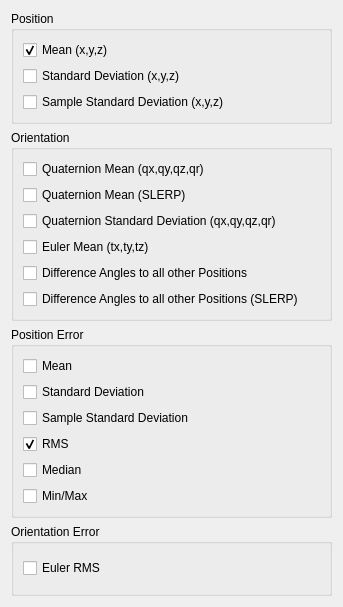
         <widget class="QWidget" name="toolBoxPage1">
          <property name="geometry">
           <rect>
            <x>0</x>
            <y>0</y>
            <width>343</width>
            <height>607</height>
           </rect>
          </property>
          <attribute name="label">
           <string>Output per data set</string>
          </attribute>
          <layout class="QVBoxLayout" name="verticalLayout_17">
           <item>
            <widget class="QGroupBox" name="groupBox">
             <property name="title">
              <string>Position</string>
             </property>
             <layout class="QVBoxLayout" name="verticalLayout_14">
              <item>
               <widget class="QCheckBox" name="m_settingPosMean">
                <property name="text">
                 <string>Mean (x,y,z)</string>
                </property>
                <property name="checked">
                 <bool>true</bool>
                </property>
               </widget>
              </item>
              <item>
               <widget class="QCheckBox" name="m_settingPosStabw">
                <property name="text">
                 <string>Standard Deviation (x,y,z)</string>
                </property>
               </widget>
              </item>
              <item>
               <widget class="QCheckBox" name="m_settingPosSampleStabw">
                <property name="text">
                 <string>Sample Standard Deviation (x,y,z)</string>
                </property>
               </widget>
              </item>
             </layout>
            </widget>
           </item>
           <item>
            <widget class="QGroupBox" name="groupBox_6">
             <property name="title">
              <string>Orientation</string>
             </property>
             <layout class="QVBoxLayout" name="verticalLayout_3">
              <item>
               <widget class="QCheckBox" name="m_settingQuaternionMean">
                <property name="text">
                 <string>Quaternion Mean (qx,qy,qz,qr)</string>
                </property>
               </widget>
              </item>
              <item>
               <widget class="QCheckBox" name="m_QuaternionMeanSlerp">
                <property name="text">
                 <string>Quaternion Mean (SLERP)</string>
                </property>
               </widget>
              </item>
              <item>
               <widget class="QCheckBox" name="m_settionQuaternionStabw">
                <property name="text">
                 <string>Quaternion Standard Deviation (qx,qy,qz,qr)</string>
                </property>
               </widget>
              </item>
              <item>
               <widget class="QCheckBox" name="m_settingEulerMean">
                <property name="text">
                 <string>Euler Mean (tx,ty,tz)</string>
                </property>
               </widget>
              </item>
              <item>
               <widget class="QCheckBox" name="m_settingDifferenceAngles">
                <property name="text">
                 <string>Difference Angles to all other Positions</string>
                </property>
               </widget>
              </item>
              <item>
               <widget class="QCheckBox" name="m_DifferencesSLERP">
                <property name="text">
                 <string>Difference Angles to all other Positions (SLERP)</string>
                </property>
               </widget>
              </item>
             </layout>
            </widget>
           </item>
           <item>
            <widget class="QGroupBox" name="groupBox_7">
             <property name="title">
              <string>Position Error</string>
             </property>
             <layout class="QVBoxLayout" name="verticalLayout_15">
              <item>
               <widget class="QCheckBox" name="m_settingPosErrorMean">
                <property name="text">
                 <string>Mean</string>
                </property>
               </widget>
              </item>
              <item>
               <widget class="QCheckBox" name="m_settingPosErrorStabw">
                <property name="text">
                 <string>Standard Deviation</string>
                </property>
               </widget>
              </item>
              <item>
               <widget class="QCheckBox" name="m_settingPosErrorSampleStabw">
                <property name="text">
                 <string>Sample Standard Deviation</string>
                </property>
               </widget>
              </item>
              <item>
               <widget class="QCheckBox" name="m_settingPosErrorRMS">
                <property name="text">
                 <string>RMS</string>
                </property>
                <property name="checked">
                 <bool>true</bool>
                </property>
               </widget>
              </item>
              <item>
               <widget class="QCheckBox" name="m_settingPosErrorMedian">
                <property name="text">
                 <string>Median</string>
                </property>
               </widget>
              </item>
              <item>
               <widget class="QCheckBox" name="m_settingPosErrorMinMax">
                <property name="text">
                 <string>Min/Max</string>
                </property>
               </widget>
              </item>
             </layout>
            </widget>
           </item>
           <item>
            <widget class="QGroupBox" name="groupBox_8">
             <property name="title">
              <string>Orientation Error</string>
             </property>
             <layout class="QVBoxLayout" name="verticalLayout_16">
              <item>
               <widget class="QCheckBox" name="m_settingEulerRMS">
                <property name="text">
                 <string>Euler RMS</string>
                </property>
               </widget>
              </item>
             </layout>
            </widget>
           </item>
          </layout>
         </widget>
